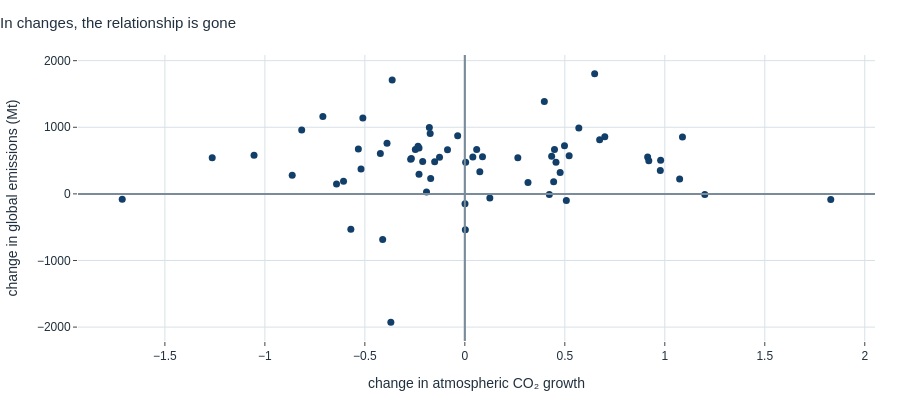

The code cell stored with this chart in its notebook:
### Markdown cell above
An $R^2$ of about 0.6 from a proxy available in near real time. That looks like a
usable nowcast.

Now ask the only question a decision-maker actually cares about: **did emissions
rise or fall this year?** That is a question about changes, not levels.

### Code cell
d = df.diff().dropna()
print(f"changes  corr {d.emissions.corr(d.ppm_growth):.3f}   R² {ols_r2(d.ppm_growth, d.emissions):.4f}")

fig = go.Figure(go.Scatter(x=d.ppm_growth, y=d.emissions, mode="markers",
                           marker=dict(size=7, color=E.COLOURS["blue"])))
fig.add_hline(y=0, line_color=E.COLOURS["grey"]); fig.add_vline(x=0, line_color=E.COLOURS["grey"])
fig.update_layout(title="In changes, the relationship is gone",
                  xaxis_title="change in atmospheric CO₂ growth",
                  yaxis_title="change in global emissions (Mt)", height=400)
fig.show()

### Figure 1 — Plotly figure (JSON) as saved in the notebook; plotly's stock layout.template omitted (floating-point values rounded to 4 significant figures)
{"data": [{"marker": {"color": "#123F69", "size": 7}, "mode": "markers", "type": "scatter", "x": [-0.1917, 0.075, -0.2708, 0.08833, -0.2108, 0.9142, -0.5192, 0.05917, 0.7, -0.51, -0.4225, 0.4983, 1.088, -1.713, 0.4225, -0.03583, 0.92, -0.2475, -0.1508, 0.5075, -0.57, 0.0008333, 0.3158, 0.04, -0.2292, -0.2292, 0.4483, 0.6742, -0.8633, -0.2675, 0.004167, -0.4108, -0.1708, 1.074, 0.265, -0.2342, -0.6417, 1.83, -1.263, -0.5325, 0.4442, 0.5217, 0.3975, -0.8158, 0.57, -0.1775, -0.1733, -0.1267, 0.0025, 0.6492, -0.71, 0.4558, 0.4767, -0.6067, 0.125, 1.2, -1.054, -0.3892, 0.9775, -0.37, -0.3633, -0.08667, 0.4342, 0.9792], "y": [28.04, 332.3, 519.5, 557.7, 486.1, 552.0, 374.7, 667.9, 856.5, 1137.0, 604.7, 720.7, 852.7, -79.37, -9.435, 874.0, 495.5, 666.7, 483.8, -98.8, -530.0, -150.0, 172.0, 555.5, 687.6, 293.2, 668.1, 812.6, 281.5, 531.9, 473.4, -685.2, 229.4, 224.7, 542.0, 716.8, 146.8, -84.61, 542.1, 673.7, 181.5, 572.3, 1387.0, 957.3, 988.9, 995.2, 905.1, 550.4, -536.6, 1805.0, 1162.0, 474.7, 321.1, 189.9, -62.17, -10.69, 581.8, 759.4, 352.6, -1928.0, 1709.0, 660.9, 566.3, 504.5]}], "layout": {"height": 400, "shapes": [{"line": {"color": "#7A8B99"}, "type": "line", "x0": 0, "x1": 1, "xref": "x domain", "y0": 0, "y1": 0, "yref": "y"}, {"line": {"color": "#7A8B99"}, "type": "line", "x0": 0, "x1": 0, "xref": "x", "y0": 0, "y1": 1, "yref": "y domain"}], "title": {"text": "In changes, the relationship is gone"}, "xaxis": {"title": {"text": "change in atmospheric CO₂ growth"}}, "yaxis": {"title": {"text": "change in global emissions (Mt)"}}}}
